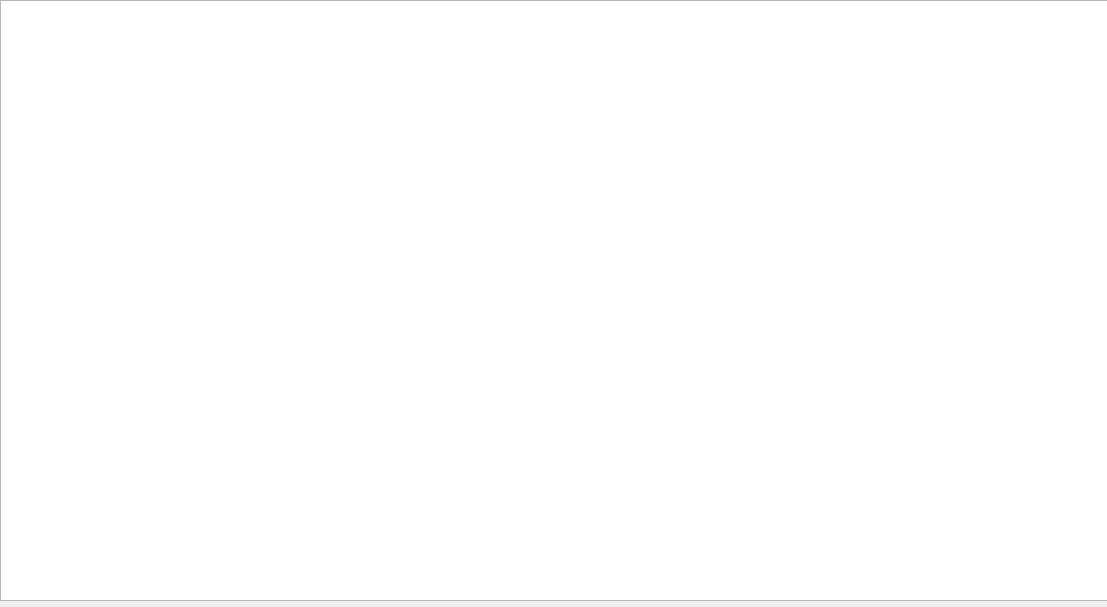
<?xml version="1.0" encoding="UTF-8"?>
<ui version="4.0">
 <class>gamek</class>
 <widget class="QDialog" name="gamek">
  <property name="geometry">
   <rect>
    <x>0</x>
    <y>0</y>
    <width>1107</width>
    <height>607</height>
   </rect>
  </property>
  <property name="windowTitle">
   <string>Dialog</string>
  </property>
  <widget class="QGraphicsView" name="graphicsView">
   <property name="geometry">
    <rect>
     <x>0</x>
     <y>0</y>
     <width>1111</width>
     <height>601</height>
    </rect>
   </property>
  </widget>
 </widget>
 <resources/>
 <connections/>
</ui>
